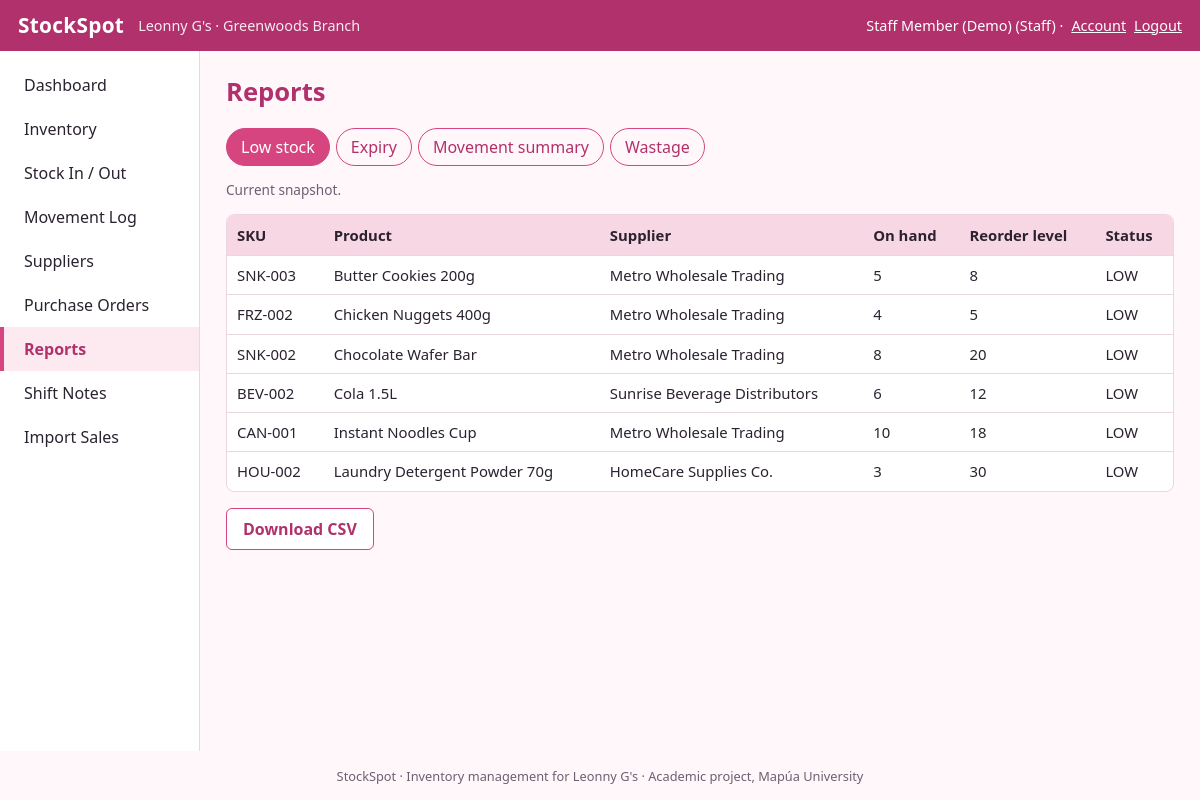
Screenshot of /reports.php (signed in) with the database file from the repository.
### tables this page shows
CREATE TABLE products (
  product_id    INT UNSIGNED AUTO_INCREMENT PRIMARY KEY,
  category_id   INT UNSIGNED NOT NULL,
  supplier_id   INT UNSIGNED NULL,
  sku           VARCHAR(50)  NOT NULL UNIQUE,
  product_name  VARCHAR(100) NOT NULL,
  unit          VARCHAR(20)  NOT NULL DEFAULT 'pc',
  cost_price    DECIMAL(10,2) NOT NULL DEFAULT 0,
  selling_price DECIMAL(10,2) NOT NULL DEFAULT 0,
  reorder_level INT UNSIGNED NOT NULL DEFAULT 0,
  has_expiry    TINYINT(1) NOT NULL DEFAULT 0,
  is_archived   TINYINT(1) NOT NULL DEFAULT 0,
  created_at    TIMESTAMP NOT NULL DEFAULT CURRENT_TIMESTAMP,
  CONSTRAINT fk_prod_cat FOREIGN KEY (category_id) REFERENCES categories(category_id),
  CONSTRAINT fk_prod_sup FOREIGN KEY (supplier_id) REFERENCES suppliers(supplier_id) ON DELETE SET NULL,
  CONSTRAINT chk_prices CHECK (cost_price >= 0 AND selling_price >= 0),
  INDEX idx_prod_name (product_name)
);

CREATE TABLE suppliers (
  supplier_id    INT UNSIGNED AUTO_INCREMENT PRIMARY KEY,
  supplier_name  VARCHAR(100) NOT NULL,
  contact_number VARCHAR(30)  NULL,
  address        VARCHAR(255) NULL
);

### includes/helpers.php (called while the page is built, shortened)
<?php
function e($v): string { return htmlspecialchars((string)$v, ENT_QUOTES | ENT_SUBSTITUTE, 'UTF-8'); }
function get(string $k, string $d = ''): string { return trim((string)($_GET[$k] ?? $d)); }
function valid_date(string $d): bool {
    $dt = DateTime::createFromFormat('Y-m-d', $d);
    return $dt && $dt->format('Y-m-d') === $d;
}
function product_status(array $p): string {
    $qty = (int)$p['qty'];
    $today = date('Y-m-d');
    if ($qty <= (int)$p['reorder_level']) return 'LOW';
    if (!empty($p['next_expiry']) && $p['next_expiry'] <= date('Y-m-d', strtotime('+' . EXPIRY_WARN_DAYS . ' days'))) return 'EXPIRING';
    return 'OK';
}
function product_sql(string $where = '1=1', string $having = '', string $order = 'p.product_name'): string {
    return "SELECT p.*, c.category_name, s.supplier_name,
              COALESCE(SUM(b.quantity_on_hand),0) AS qty,
              MIN(CASE WHEN b.quantity_on_hand > 0 THEN b.expiry_date END) AS next_expiry
            FROM products p
            JOIN categories c ON c.category_id = p.category_id
            LEFT JOIN suppliers s ON s.supplier_id = p.supplier_id
            LEFT JOIN stock_batches b ON b.product_id = p.product_id
            WHERE $where
            GROUP BY p.product_id
            " . ($having ? "HAVING $having" : '') . "
            ORDER BY $order";
}

### public/reports.php (the view, shortened to what this page needs)
<?php
$pdo = db();
$types = ['lowstock' => 'Low stock', 'expiry' => 'Expiry', 'movements' => 'Movement summary', 'wastage' => 'Wastage'];
$type = isset($types[get('type')]) ? get('type') : 'lowstock';
$from = valid_date(get('from')) ? get('from') : date('Y-m-01');
$to   = valid_date(get('to')) ? get('to') : date('Y-m-d');
$cols = []; $rows = [];
if ($type === 'lowstock') {
    $cols = ['SKU', 'Product', 'Supplier', 'On hand', 'Reorder level', 'Status'];
    foreach ($pdo->query(product_sql('p.is_archived = 0'))->fetchAll() as $p) { $s = product_status($p); if (in_array($s, ['LOW','OUT'], true)) $rows[] = [$p['sku'], $p['product_name'], $p['supplier_name'] ?? '-', (int)$p['qty'], (int)$p['reorder_level'], $s]; }
}
$maxw = 1; if ($type === 'wastage') foreach ($rows as $r) $maxw = max($maxw, (float)str_replace(',', '', $r[3]));
?>
<div class="tabs"><?php foreach ($types as $k => $v): ?><a class="<?= $k === $type ? 'on' : '' ?>" href="?type=<?= $k ?>&from=<?= e($from) ?>&to=<?= e($to) ?>"><?= e($v) ?></a><?php endforeach; ?></div>
<?php if (in_array($type, ['movements', 'wastage'], true)): ?>
<form method="get" class="row"><input type="hidden" name="type" value="<?= e($type) ?>">
<div><label>From</label><input type="date" name="from" value="<?= e($from) ?>"></div><div><label>To</label><input type="date" name="to" value="<?= e($to) ?>"></div>
<div style="flex:0 0 auto"><button class="btn" type="submit">Apply</button></div></form>
<?php else: ?><p class="hint">Current snapshot<?= $type === 'expiry' ? ' (batches expiring within ' . EXPIRY_WARN_DAYS . ' days, or already expired)' : '' ?>.</p><?php endif; ?>
<div class="tablewrap"><table><tr><?php foreach ($cols as $c): ?><th><?= e($c) ?></th><?php endforeach; ?><?php if ($type === 'wastage'): ?><th style="width:25%"></th><?php endif; ?></tr>
<?php foreach ($rows as $r): ?><tr><?php foreach ($r as $v): ?><td><?= e($v) ?></td><?php endforeach; ?>
<?php if ($type === 'wastage'): $w = (float)str_replace(',', '', $r[3]); ?><td><div class="bar"><i style="width:<?= round($w / $maxw * 100) ?>%"></i></div></td><?php endif; ?></tr>
<?php endforeach; if (!$rows): ?><tr><td colspan="<?= count($cols) ?>" class="empty">No data for this report.</td></tr><?php endif; ?></table></div>
<p><a class="btn sec" href="?type=<?= e($type) ?>&from=<?= e($from) ?>&to=<?= e($to) ?>&export=csv">Download CSV</a></p>

### public/assets/style.css (style rules this page uses)
:root { --pink:#d6457f;--pink-d:#b0316b;--pink-l:#fdeaf1;--pink-m:#f8d7e5;--ink:#2b2230;--mute:#6b6072;--line:#ead7e0;--ok:#2e8b57;--warn:#c77d0a;--bad:#c0392b;--bg:#fff7fa }
* { box-sizing:border-box }
body { margin:0;font-family:system-ui,-apple-system,"Segoe UI",Roboto,Arial,sans-serif;color:var(--ink);background:var(--bg);line-height:1.5 }
a { color:var(--pink-d) }
.tablewrap { overflow-x:auto;background:#fff;border:1px solid var(--line);border-radius:8px }
table { border-collapse:collapse;width:100%;font-size:.93rem }
th { background:var(--pink-m);text-align:left;padding:9px 10px;white-space:nowrap }
td { padding:8px 10px;border-top:1px solid var(--line);vertical-align:top }
.btn,button.btn { display:inline-block;background:var(--pink);color:#fff;border:0;border-radius:6px;padding:8px 16px;font:inherit;font-weight:600;cursor:pointer;text-decoration:none }
.btn.sec { background:#fff;color:var(--pink-d);border:1px solid var(--pink) }
.hint { color:var(--mute);font-size:.85rem;margin-top:3px }
.tabs { display:flex;gap:6px;margin-bottom:14px;flex-wrap:wrap }
.tabs a { padding:6px 14px;border:1px solid var(--pink);border-radius:99px;text-decoration:none }
.tabs a.on { background:var(--pink);color:#fff }

### rows the page displays
products: sku "SNK-003", product_name "Butter Cookies 200g", supplier.supplier_name "Metro Wholesale Trading", v "5", reorder_level "8", v "LOW"
products: sku "FRZ-002", product_name "Chicken Nuggets 400g", supplier.supplier_name "Metro Wholesale Trading", v "4", reorder_level "5", v "LOW"
products: sku "SNK-002", product_name "Chocolate Wafer Bar", supplier.supplier_name "Metro Wholesale Trading", v "8", reorder_level "20", v "LOW"
products: sku "BEV-002", product_name "Cola 1.5L", supplier.supplier_name "Sunrise Beverage Distributors", v "6", reorder_level "12", v "LOW"
products: sku "CAN-001", product_name "Instant Noodles Cup", supplier.supplier_name "Metro Wholesale Trading", v "10", reorder_level "18", v "LOW"
products: sku "HOU-002", product_name "Laundry Detergent Powder 70g", supplier.supplier_name "HomeCare Supplies Co.", v "3", reorder_level "30", v "LOW"

### other values shown
APP_NAME "StockSpot"
STORE_NAME "Leonny G's"
$u['name'] "Staff Member (Demo)"
$u['role'] "Staff"
$label "Dashboard"
$label "Inventory"
$label "Stock In / Out"
$label "Movement Log"
$label "Suppliers"
$label "Purchase Orders"
$label "Reports"
$label "Shift Notes"
$label "Import Sales"
$title "Reports"
$v "Low stock"
